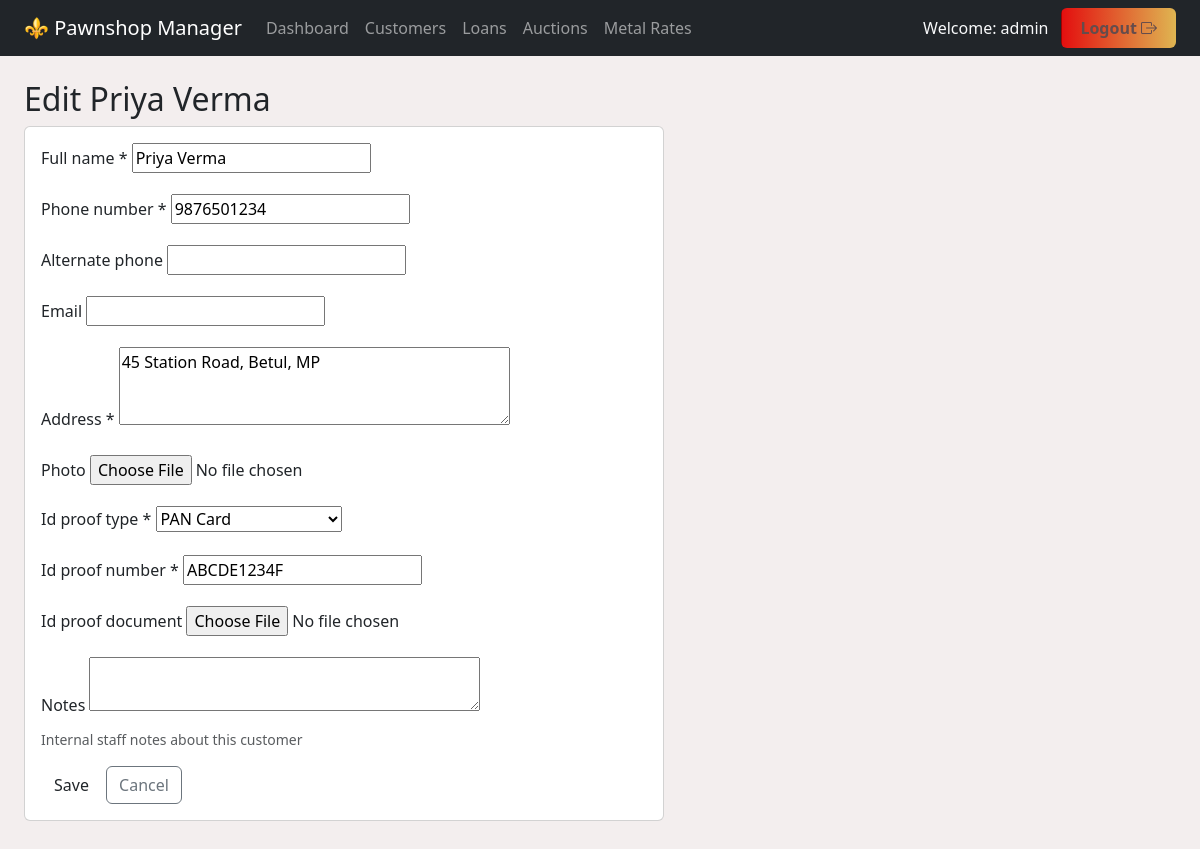
Screenshot of /customers/2/edit/ (signed in) with the database file from the repository.
### customers/models.py (models this page shows, shortened)
class Customer(models.Model):
    ID_PROOF_CHOICES = [
        ('AADHAAR', 'Aadhaar Card'),
        ('PAN', 'PAN Card'),
        ('PASSPORT', 'Passport'),
        ('VOTER_ID', 'Voter ID'),
        ('DRIVING_LICENSE', 'Driving License'),
        ('OTHER', 'Other Government ID'),
    ]
    full_name = models.CharField(max_length=200)
    phone_number = models.CharField(max_length=15)
    alternate_phone = models.CharField(max_length=15, blank=True)
    email = models.EmailField(blank=True)
    address = models.TextField()
    photo = models.ImageField(upload_to='customers/photos/', blank=True, null=True)
    id_proof_type = models.CharField(max_length=20, choices=ID_PROOF_CHOICES)
    id_proof_number = models.CharField(max_length=50)
    id_proof_document = models.FileField(upload_to='customers/id_proofs/', blank=True, null=True)
    date_registered = models.DateTimeField(auto_now_add=True)
    notes = models.TextField(blank=True, help_text="Internal staff notes about this customer")
    class Meta:
        ordering = ['full_name']

### customers/views.py (the view)
# urls.py: path('<int:pk>/edit/', views.customer_update, name='update'),
@login_required
def customer_update(request, pk):
    customer = get_object_or_404(Customer, pk=pk)
    if request.method == 'POST':
        form = CustomerForm(request.POST, request.FILES, instance=customer)
        if form.is_valid():
            form.save()
            messages.success(request, "Customer details updated.")
            return redirect('customers:detail', pk=customer.pk)
    else:
        form = CustomerForm(instance=customer)
    return render(request, 'customers/customer_form.html', {'form': form, 'title': f'Edit {customer.full_name}'})

### customers/forms.py
class CustomerForm(forms.ModelForm):
    class Meta:
        model = Customer
        fields = [
            'full_name', 'phone_number', 'alternate_phone', 'email', 'address',
            'photo', 'id_proof_type', 'id_proof_number', 'id_proof_document', 'notes',
        ]
        widgets = {
            'address': forms.Textarea(attrs={'rows': 3}),
            'notes': forms.Textarea(attrs={'rows': 2}),
        }

### customers/templates/customers/customer_form.html (shortened to what this page needs)
{% extends "base.html" %}
{% block content %}
<h2 class="page-title">{{ title }}</h2>
<div class="card" style="max-width: 640px;">
  <div class="card-body">
    <form method="post" enctype="multipart/form-data">
      {% for field in form %}
        <div class="mb-3">
          <label class="form-label">{{ field.label }}{% if field.field.required %} *{% endif %}</label>
          {{ field }}
          {% if field.help_text %}<div class="form-text">{{ field.help_text }}</div>{% endif %}
        </div>
      {% endfor %}
      <button type="submit" class="btn btn-pawn">Save</button>
      <a href="{% url 'customers:list' %}" class="btn btn-outline-secondary">Cancel</a>
    </form>
  </div>
</div>
{% endblock %}

### templates/base.html (shortened to what this page needs)
{% load static %}
<!DOCTYPE html>
<html lang="en">
<head>
    <link href="https://cdn.jsdelivr.net/npm/bootstrap@5.3.3/dist/css/bootstrap.min.css" rel="stylesheet">
    <link href="{% static 'css/gradient.css' %}" rel="stylesheet">
    <link rel="stylesheet" href="https://cdn.jsdelivr.net/npm/bootstrap-icons@1.13.1/font/bootstrap-icons.min.css">
  </head>
<body style="background-color: rgba(242, 237, 237, 0.9);">
{% if user.is_authenticated %}
<nav class="navbar navbar-expand-lg navbar-pawn navbar-dark bg-dark mb-4">
  <div class="container-fluid px-4">
    <a class="navbar-brand" href="{% url 'core:dashboard' %}">⚜ Pawnshop Manager</a>
    <div class="collapse navbar-collapse" id="navMain">
      <ul class="navbar-nav me-auto">
        <li class="nav-item"><a class="nav-link" href="{% url 'core:dashboard' %}">Dashboard</a></li>
        <li class="nav-item"><a class="nav-link" href="{% url 'customers:list' %}">Customers</a></li>
        <li class="nav-item"><a class="nav-link" href="{% url 'loans:list' %}">Loans</a></li>
        <li class="nav-item"><a class="nav-link" href="{% url 'auctions:eligible_list' %}">Auctions</a></li>
        <li class="nav-item"><a class="nav-link" href="{% url 'core:metal_rate_list' %}">Metal Rates</a></li>
      </ul>
      <form action="{% url 'logout' %}" method="post" class="d-flex">
        <span class="navbar-text text-light me-2">Welcome: {{ user.username }}</span>
        <button class="btn btn-g" type="submit">Logout <i class="bi bi-box-arrow-right"></i></button>
      </form>
    </div>
  </div>
</nav>
{% endif %}
<div class="container-fluid  px-4 pb-5">
  {% block content %}{% endblock %}
</div>
</body>
</html>

### static/css/gradient.css (style rules this page uses)
.btn-g { background-image: linear-gradient(to right, #e30f0f 0%, #dfb752 51%, #9e0101 100%); padding: 6px 18px; margin-left: 5px; font-size: 1rem; transition: 0.6s; text-transform: capitalize; background-size: 200% auto; outline: none; color: #644c4c; font-weight: 600; }

### rows the page displays
Customer: form "Priya Verma" "9876501234" "45 Station Road, Betul, MP" "PAN Card" "ABCDE1234F"

### other values shown
{{ user.username }} "admin"
{{ title }} "Edit Priya Verma"
{{ field.label }} "Full name" "Phone number" "Alternate phone" "Email" "Address" "Photo" "Id proof type" "Id proof number" "Id proof document" "Notes"
{{ field.help_text }} "Internal staff notes about this customer"
